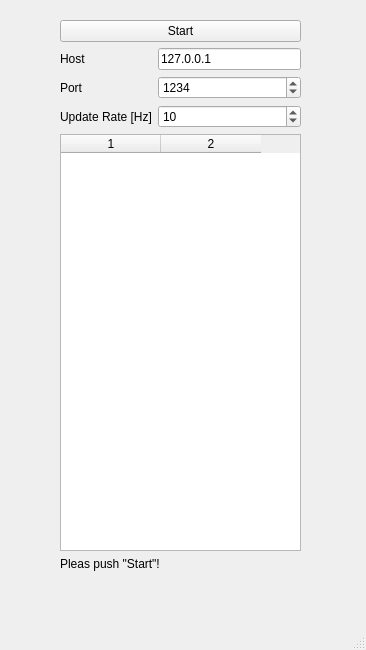
<?xml version="1.0" encoding="UTF-8"?>
<ui version="4.0">
 <class>MainWindow</class>
 <widget class="QMainWindow" name="MainWindow">
  <property name="geometry">
   <rect>
    <x>0</x>
    <y>0</y>
    <width>366</width>
    <height>650</height>
   </rect>
  </property>
  <property name="windowTitle">
   <string>Visualization Client</string>
  </property>
  <widget class="QWidget" name="centralwidget">
   <widget class="QWidget" name="verticalLayoutWidget">
    <property name="geometry">
     <rect>
      <x>60</x>
      <y>20</y>
      <width>241</width>
      <height>551</height>
     </rect>
    </property>
    <layout class="QVBoxLayout" name="main_layout">
     <item>
      <widget class="QPushButton" name="startButton">
       <property name="text">
        <string>Start</string>
       </property>
      </widget>
     </item>
     <item>
      <layout class="QGridLayout" name="gridLayout_3">
       <item row="4" column="0">
        <widget class="QLabel" name="label_6">
         <property name="text">
          <string>Update Rate [Hz]</string>
         </property>
        </widget>
       </item>
       <item row="3" column="1">
        <widget class="QSpinBox" name="port_input">
         <property name="maximum">
          <number>9999</number>
         </property>
         <property name="value">
          <number>1234</number>
         </property>
        </widget>
       </item>
       <item row="2" column="0">
        <widget class="QLabel" name="label_4">
         <property name="text">
          <string>Host</string>
         </property>
        </widget>
       </item>
       <item row="4" column="1">
        <widget class="QSpinBox" name="update_rate_input">
         <property name="maximum">
          <number>999</number>
         </property>
         <property name="value">
          <number>10</number>
         </property>
        </widget>
       </item>
       <item row="3" column="0">
        <widget class="QLabel" name="label_5">
         <property name="text">
          <string>Port</string>
         </property>
        </widget>
       </item>
       <item row="2" column="1">
        <widget class="QLineEdit" name="host_input">
         <property name="text">
          <string>127.0.0.1</string>
         </property>
         <property name="readOnly">
          <bool>true</bool>
         </property>
        </widget>
       </item>
      </layout>
     </item>
     <item>
      <widget class="QTableWidget" name="table">
       <property name="rowCount">
        <number>0</number>
       </property>
       <property name="columnCount">
        <number>2</number>
       </property>
       <column/>
       <column/>
      </widget>
     </item>
     <item>
      <widget class="QLabel" name="info_label">
       <property name="text">
        <string>Pleas push &quot;Start&quot;!</string>
       </property>
      </widget>
     </item>
    </layout>
   </widget>
  </widget>
  <widget class="QMenuBar" name="menubar">
   <property name="geometry">
    <rect>
     <x>0</x>
     <y>0</y>
     <width>366</width>
     <height>22</height>
    </rect>
   </property>
  </widget>
  <widget class="QStatusBar" name="statusbar"/>
 </widget>
 <resources/>
 <connections/>
</ui>
